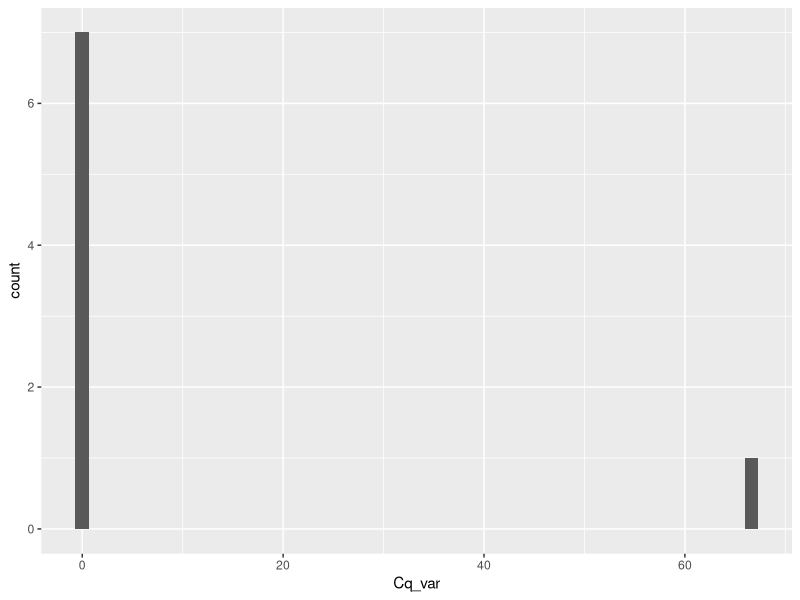
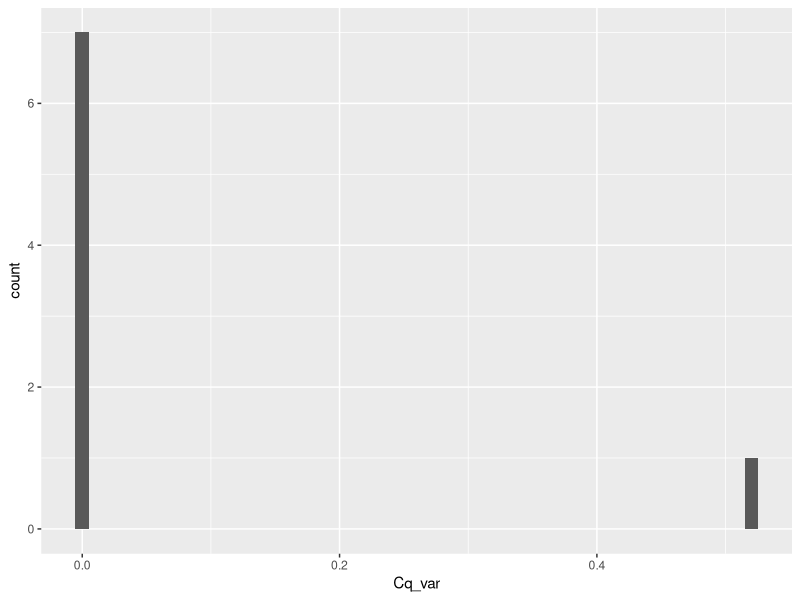

These figures' R source, in order:

library(ggplot2)
library(dplyr)
library(tidyr)

setwd("Desktop/Github/Unckless_Lab_Resources/qPCR_analysis/20220914/")
qPCR_data <- read.csv("20220914-sheet.csv")

# remove the control samples 

qPCR_data <- qPCR_data[which(qPCR_data$type != "control"),]


# use the variance function, and calculates the variance in Cq by the unique.name (each sample/primer has 3 Cq values to 
# calculate the variance 
qPCR_data$Cq_var <- ave(qPCR_data$Cq, qPCR_data$unique.name, FUN=var)

# use the mean function, and calculates the mean of Cq values by the unique.name (each sample/primer has 3 Cq values to 
# calculate the mean 
qPCR_data$Cq_mean <- ave(qPCR_data$Cq, qPCR_data$unique.name, FUN=mean)

# Keep all rows where the replicate is 1 (or you could do 2 or 3)
# make into new Df so we keep the original with all the Cq values
qPCR_data_1rep <- qPCR_data[which(qPCR_data$replicate == "1"),]

# histogram of all variances
ggplot(qPCR_data_1rep, aes(x=Cq_var)) + geom_histogram(bins = 50)

# there is one sample where one of the replicates is a lot more different than the others, just want to remove that replicate well

# reset row names 
rownames(qPCR_data) <- 1:nrow(qPCR_data)
# remove line 17, the one replicate that is different than the other 3 
qPCR_data_1 <- qPCR_data[c(1:16, 18:24),]

# recalculate variance and means 
# variance
qPCR_data_1$Cq_var <- ave(qPCR_data_1$Cq, qPCR_data_1$unique.name, FUN=var)
# mean
qPCR_data_1$Cq_mean <- ave(qPCR_data_1$Cq, qPCR_data_1$unique.name, FUN=mean)
# Keep all rows where the replicate is 1 (or you could do 2 or 3)
# make into new Df so we keep the original with all the Cq values
qPCR_data_rep1 <- qPCR_data_1[which(qPCR_data_1$replicate == "1"),]

# histogram of all variances
ggplot(qPCR_data_rep1, aes(x=Cq_var)) + geom_histogram(bins = 50)

# 0.5 is the highest, I will keep with that for now 

# now to generate the delta Cq 
# order df by sample?
# need to get the 115 and RPL11 from the same sample together 

qPCR_data_rep1 <- qPCR_data_rep1[order(qPCR_data_rep1$Sample),]
# this does RPL11 first and 115 second 

nrow(qPCR_data_rep1)

# Separate that dataframe, incriminating by 2, every number between 1-8 (number of rows in dataframe)
qPCR_data_rep1$Cq_mean[seq(1,8,2)] # these are the RPL11 Cq means 
qPCR_data_rep1$Cq_mean[seq(2,8,2)] # these are the 115 3 primer Cq means 

# make the delta Cq by subtracting the 115 values from the RPL11 primer values
# and this is saved as a vector in R 
delta_Cqs <- qPCR_data_rep1$Cq_mean[seq(1,8,2)] - qPCR_data_rep1$Cq_mean[seq(2,8,2)]
#vector
delta_Cqs

# Keep only rows that are 115
Cq_values1rep_Delta <- qPCR_data_rep1[which(qPCR_data_rep1$Target == "115"),]
# And then add in the delta Cqs as a new column
Cq_values1rep_Delta$delta_Cq <- delta_Cqs

# do 2^ delta Cq
Cq_values1rep_Delta$delta_Cq_2 <- 2^(delta_Cqs)





